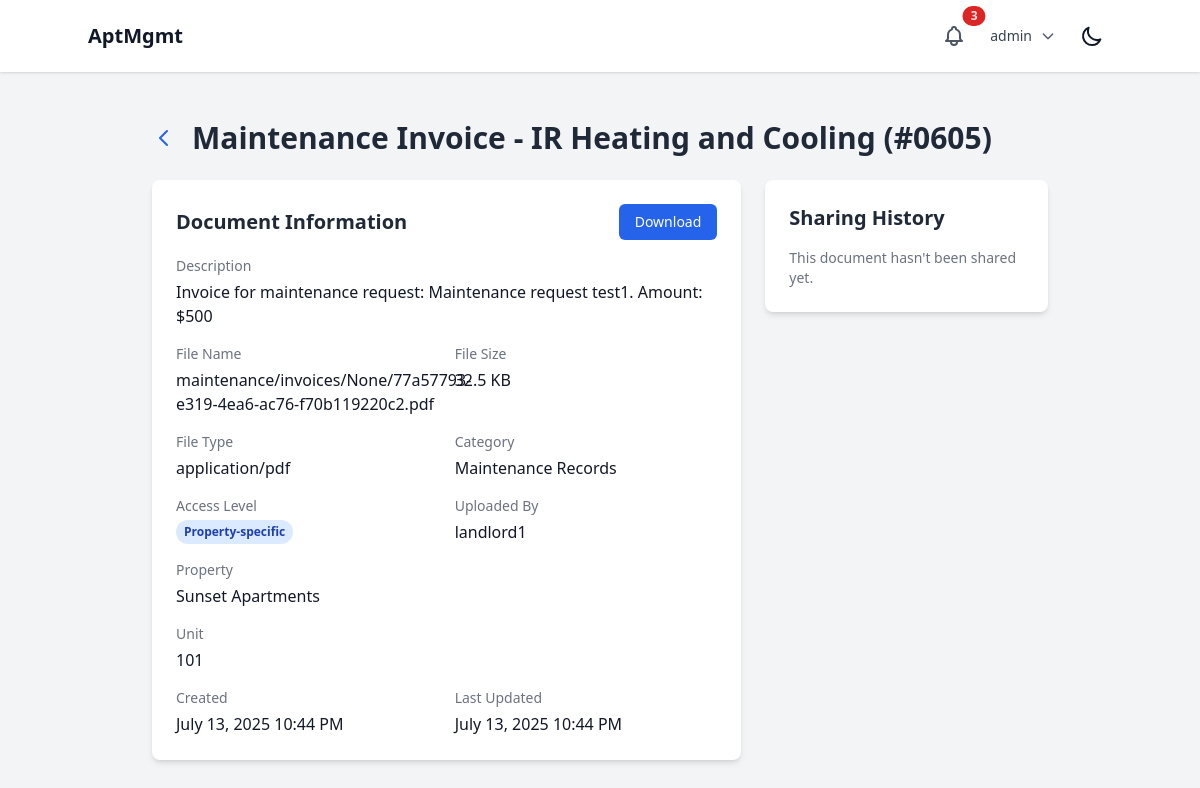
The page /documents/10/ (signed in) on the database its author committed.
### users/models.py (models this page shows, shortened)
class User(AbstractUser):
    class Role(models.TextChoices):
        SUPERUSER = "SUPERUSER", "Superuser"
        LANDLORD = "LANDLORD", "Landlord"
        EMPLOYEE = "EMPLOYEE", "Employee"
        TENANT = "TENANT", "Tenant"
    role = models.CharField(max_length=50, choices=Role.choices)
    company = models.ForeignKey(Company, on_delete=models.CASCADE, related_name="users", null=True, blank=True)
    property = models.ForeignKey(Property, on_delete=models.SET_NULL, related_name="users", null=True, blank=True)

### documents/models.py (models this page shows, shortened)
class Document(models.Model):
    class AccessLevel(models.TextChoices):
        COMPANY = "COMPANY", "Company-wide"
        PROPERTY = "PROPERTY", "Property-specific"
        UNIT = "UNIT", "Unit-specific"
        PRIVATE = "PRIVATE", "Private (specific users)"
    title = models.CharField(max_length=255)
    description = models.TextField(blank=True)
    file = models.FileField(upload_to=document_upload_path)
    original_filename = models.CharField(max_length=255)
    file_size = models.PositiveIntegerField()
    file_type = models.CharField(max_length=100)
    category = models.ForeignKey(DocumentCategory, on_delete=models.SET_NULL, null=True, blank=True)
    company = models.ForeignKey(Company, on_delete=models.CASCADE, related_name="documents")
    property = models.ForeignKey(Property, on_delete=models.CASCADE, related_name="documents", null=True, blank=True)
    unit = models.ForeignKey(ApartmentUnit, on_delete=models.CASCADE, related_name="documents", null=True, blank=True)
    access_level = models.CharField(max_length=20, choices=AccessLevel.choices, default=AccessLevel.COMPANY)
    allowed_users = models.ManyToManyField(User, related_name="accessible_documents", blank=True)
    allowed_roles = models.JSONField(default=list, blank=True)  # List of role strings
    uploaded_by = models.ForeignKey(User, on_delete=models.CASCADE, related_name="uploaded_documents")
    created_at = models.DateTimeField(auto_now_add=True)
    updated_at = models.DateTimeField(auto_now=True)
    is_active = models.BooleanField(default=True)
    class Meta:
        ordering = ['-created_at']
        indexes = [
            models.Index(fields=['company', 'access_level']),
            models.Index(fields=['property']),
            models.Index(fields=['created_at']),
        ]
    def is_accessible_by_user(self, user):
        if user.role == 'SUPERUSER' or user.is_superuser:
            return True

class DocumentCategory(models.Model):
    name = models.CharField(max_length=100)
    description = models.TextField(blank=True)
    created_at = models.DateTimeField(auto_now_add=True)
    class Meta:
        verbose_name_plural = "Document Categories"

### properties/models.py (models this page shows, shortened)
class Property(models.Model):
    company = models.ForeignKey(Company, on_delete=models.CASCADE, related_name="properties")
    name = models.CharField(max_length=255)
    address = models.TextField()
    created_at = models.DateTimeField(auto_now_add=True)
    updated_at = models.DateTimeField(auto_now=True)
    class Meta:
        verbose_name_plural = "Properties"

class ApartmentUnit(models.Model):
    property = models.ForeignKey(Property, on_delete=models.CASCADE, related_name="units")
    unit_number = models.CharField(max_length=50)
    bedrooms = models.PositiveIntegerField()
    bathrooms = models.PositiveIntegerField()
    rent_amount = models.DecimalField(max_digits=10, decimal_places=2)
    is_occupied = models.BooleanField(default=False)
    created_at = models.DateTimeField(auto_now_add=True)
    updated_at = models.DateTimeField(auto_now=True)
    class Meta:
        unique_together = ('property', 'unit_number')
        verbose_name_plural = "Apartment Units"

### documents/views.py (the view)
# urls.py: path('<int:document_id>/', views.document_detail, name='detail'),
@login_required
def document_detail(request, document_id):
    document = get_object_or_404(Document, id=document_id, is_active=True)
    if not document.is_accessible_by_user(request.user):
        raise Http404("Document not found")
    shares = DocumentShare.objects.filter(document=document).order_by('-created_at')
    context = {
        'document': document,
        'shares': shares,
        'can_share': request.user.company == document.company,
    }
    return render(request, 'documents/detail.html', context)

### documents/templates/documents/detail.html (shortened to what this page needs)
{% extends 'base.html' %}
{% block content %}
<div class="container mx-auto px-4 py-8">
    <div class="max-w-4xl mx-auto">
        <div class="flex items-center mb-6">
            <a href="{% url 'documents:list' %}" class="text-blue-600 hover:text-blue-800 dark:text-blue-400 dark:hover:text-blue-200 mr-4">
                <svg class="h-6 w-6" fill="none" stroke="currentColor" viewBox="0 0 24 24">
                    <path stroke-linecap="round" stroke-linejoin="round" stroke-width="2" d="M15 19l-7-7 7-7"></path>
                </svg>
            </a>
            <h1 class="text-3xl font-bold text-gray-800 dark:text-white">{{ document.title }}</h1>
        </div>
        <div class="grid grid-cols-1 lg:grid-cols-3 gap-6">
            <div class="lg:col-span-2">
                <div class="bg-white dark:bg-gray-800 rounded-lg shadow-md p-6">
                    <div class="flex items-center justify-between mb-4">
                        <h2 class="text-xl font-semibold text-gray-800 dark:text-white">Document Information</h2>
                        <div class="flex space-x-2">
                            <a href="{% url 'documents:download' document.id %}" class="bg-blue-600 hover:bg-blue-700 text-white px-4 py-2 rounded-md text-sm">
                                Download
                            </a>
                        </div>
                    </div>
                    <div class="space-y-4">
                        <div>
                            <h3 class="text-sm font-medium text-gray-500 dark:text-gray-400">Description</h3>
                            <p class="mt-1 text-gray-900 dark:text-white">{{ document.description|default:"No description provided" }}</p>
                        </div>
                        <div class="grid grid-cols-1 md:grid-cols-2 gap-4">
                            <div>
                                <h3 class="text-sm font-medium text-gray-500 dark:text-gray-400">File Name</h3>
                                <p class="mt-1 text-gray-900 dark:text-white">{{ document.original_filename }}</p>
                            </div>
                            <div>
                                <h3 class="text-sm font-medium text-gray-500 dark:text-gray-400">File Size</h3>
                                <p class="mt-1 text-gray-900 dark:text-white">{{ document.file_size|filesizeformat }}</p>
                            </div>
                            <div>
                                <h3 class="text-sm font-medium text-gray-500 dark:text-gray-400">File Type</h3>
                                <p class="mt-1 text-gray-900 dark:text-white">{{ document.file_type }}</p>
                            </div>
                            <div>
                                <h3 class="text-sm font-medium text-gray-500 dark:text-gray-400">Category</h3>
                                <p class="mt-1 text-gray-900 dark:text-white">{{ document.category.name|default:"No Category" }}</p>
                            </div>
                        </div>
                        <div class="grid grid-cols-1 md:grid-cols-2 gap-4">
                            <div>
                                <h3 class="text-sm font-medium text-gray-500 dark:text-gray-400">Access Level</h3>
                                <span class="mt-1 inline-flex px-2 py-1 text-xs font-semibold rounded-full
                                    {% if document.access_level == 'COMPANY' %}bg-green-100 text-green-800 dark:bg-green-900 dark:text-green-200
                                    {% elif document.access_level == 'PROPERTY' %}bg-blue-100 text-blue-800 dark:bg-blue-900 dark:text-blue-200
                                    {% elif document.access_level == 'UNIT' %}bg-yellow-100 text-yellow-800 dark:bg-yellow-900 dark:text-yellow-200
                                    {% else %}bg-gray-100 text-gray-800 dark:bg-gray-900 dark:text-gray-200{% endif %}">
                                    {{ document.get_access_level_display }}
                                </span>
                            </div>
                            <div>
                                <h3 class="text-sm font-medium text-gray-500 dark:text-gray-400">Uploaded By</h3>
                                <p class="mt-1 text-gray-900 dark:text-white">{{ document.uploaded_by.get_full_name|default:document.uploaded_by.username }}</p>
                            </div>
                        </div>
                        {% if document.property %}
                        <div>
                            <h3 class="text-sm font-medium text-gray-500 dark:text-gray-400">Property</h3>
                            <p class="mt-1 text-gray-900 dark:text-white">{{ document.property.name }}</p>
                        </div>
                        {% endif %}
                        {% if document.unit %}
                        <div>
                            <h3 class="text-sm font-medium text-gray-500 dark:text-gray-400">Unit</h3>
                            <p class="mt-1 text-gray-900 dark:text-white">{{ document.unit.unit_number }}</p>
                        </div>
                        {% endif %}
                        <div class="grid grid-cols-1 md:grid-cols-2 gap-4">
                            <div>
                                <h3 class="text-sm font-medium text-gray-500 dark:text-gray-400">Created</h3>
                                <p class="mt-1 text-gray-900 dark:text-white">{{ document.created_at|date:"F d, Y g:i A" }}</p>
                            </div>
                            <div>
                                <h3 class="text-sm font-medium text-gray-500 dark:text-gray-400">Last Updated</h3>
                                <p class="mt-1 text-gray-900 dark:text-white">{{ document.updated_at|date:"F d, Y g:i A" }}</p>
                            </div>
                        </div>
                    </div>
                </div>
            </div>
            <div>
                <div class="bg-white dark:bg-gray-800 rounded-lg shadow-md p-6">
                    <h2 class="text-xl font-semibold text-gray-800 dark:text-white mb-4">Sharing History</h2>
                    {% if shares %}
                        <div class="space-y-3">
                            {% for share in shares %}
                            <div class="border-l-4 border-blue-500 pl-4">
                                <div class="flex justify-between items-start">
                                    <div>
                                        <p class="text-sm font-medium text-gray-900 dark:text-white">
                                            {{ share.shared_by.get_full_name|default:share.shared_by.username }}
                                        </p>
                                        <p class="text-xs text-gray-500 dark:text-gray-400">
                                            shared with {{ share.shared_with.get_full_name|default:share.shared_with.username }}
                                        </p>
                                        {% if share.message %}
                                        <p class="text-sm text-gray-700 dark:text-gray-300 mt-1">
                                            "{{ share.message }}"
                                        </p>
                                        {% endif %}
                                    </div>
                                    <span class="text-xs text-gray-500 dark:text-gray-400">
                                        {{ share.created_at|date:"M d" }}
                                    </span>
                                </div>
                            </div>
                            {% endfor %}
                        </div>
                    {% else %}
                        <p class="text-gray-500 dark:text-gray-400 text-sm">This document hasn't been shared yet.</p>
                    {% endif %}
                </div>
            </div>
        </div>
    </div>
</div>
{% endblock %}

### core/templates/base.html (shortened to what this page needs)
{% load static %}
<!DOCTYPE html>
<html lang="en" x-data="{ darkMode: localStorage.getItem('darkMode') === 'true' }" x-init="$watch('darkMode', val => localStorage.setItem('darkMode', val))" :class="{ 'dark': darkMode }">
<head>
    <script src="https://cdn.tailwindcss.com"></script>
</head>
<body class="bg-gray-100 dark:bg-gray-900 text-gray-900 dark:text-gray-100">
    <header class="p-4 bg-white dark:bg-gray-800 shadow">
        <div class="container mx-auto flex justify-between items-center">
            {% if user.is_authenticated %}
                <a href="{% url 'core:dashboard_redirect' %}" class="text-xl font-bold hover:text-gray-600 dark:hover:text-gray-300 transition-colors duration-200">AptMgmt</a>
            {% else %}
                <h1 class="text-xl font-bold">AptMgmt</h1>
            {% endif %}
            <div class="flex items-center space-x-4">
                {% if user.is_authenticated %}
                    <div class="relative" x-data="{ open: false }">
                        <button @click="open = !open" class="relative p-2 text-gray-600 dark:text-gray-300 hover:text-gray-900 dark:hover:text-white focus:outline-none focus:ring-2 focus:ring-offset-2 focus:ring-blue-500">
                            <span class="absolute top-0 right-0 inline-flex items-center justify-center px-2 py-1 text-xs font-bold leading-none text-red-100 transform translate-x-1/2 -translate-y-1/2 bg-red-600 rounded-full" x-show="true">3</span>
                        </button>
                    </div>
                    <div class="relative" x-data="{ open: false }">
                        <button @click="open = !open" class="flex items-center space-x-2 text-sm rounded-full focus:outline-none focus:ring-2 focus:ring-offset-2 focus:ring-blue-500">
                            <span class="text-gray-700 dark:text-gray-300">{{ user.username }}</span>
                            <svg class="w-4 h-4 text-gray-600 dark:text-gray-300" fill="none" stroke="currentColor" viewBox="0 0 24 24">
                                <path stroke-linecap="round" stroke-linejoin="round" stroke-width="2" d="M19 9l-7 7-7-7"></path>
                            </svg>
                        </button>
                    </div>
                {% endif %}
                <button @click="darkMode = !darkMode" class="p-2 rounded-md focus:outline-none focus:ring-2 focus:ring-offset-2 focus:ring-offset-gray-800 focus:ring-white">
                    <svg x-show="!darkMode" class="w-6 h-6" fill="none" stroke="currentColor" viewBox="0 0 24 24" xmlns="http://www.w3.org/2000/svg"><path stroke-linecap="round" stroke-linejoin="round" stroke-width="2" d="M20.354 15.354A9 9 0 018.646 3.646 9.003 9.003 0 0012 21a9.003 9.003 0 008.354-5.646z"></path></svg>
                </button>
            </div>
        </div>
    </header>
    <main class="p-4" id="content">
        {% block content %}{% endblock %}
    </main>
</body>
</html>

### rows shown on the page
User: username "admin"
Document: title "Maintenance Invoice - IR Heating and Cooling (#0605)", description "Invoice for maintenance request: Maintenance request test1. Amount: $500", original_filename "maintenance/invoices/None/77a57793-e319-4ea6-ac76-f70b119220c2.pdf", file_size|filesizeformat "32.5 KB", file_type "application/pdf", category.name "Maintenance Records", access_level "Property-specific", uploaded_by.get_full_name "landlord1", property.name "Sunset Apartments", unit.unit_number "101", created_at "July 13, 2025 10:44 PM", updated_at "July 13, 2025 10:44 PM"
